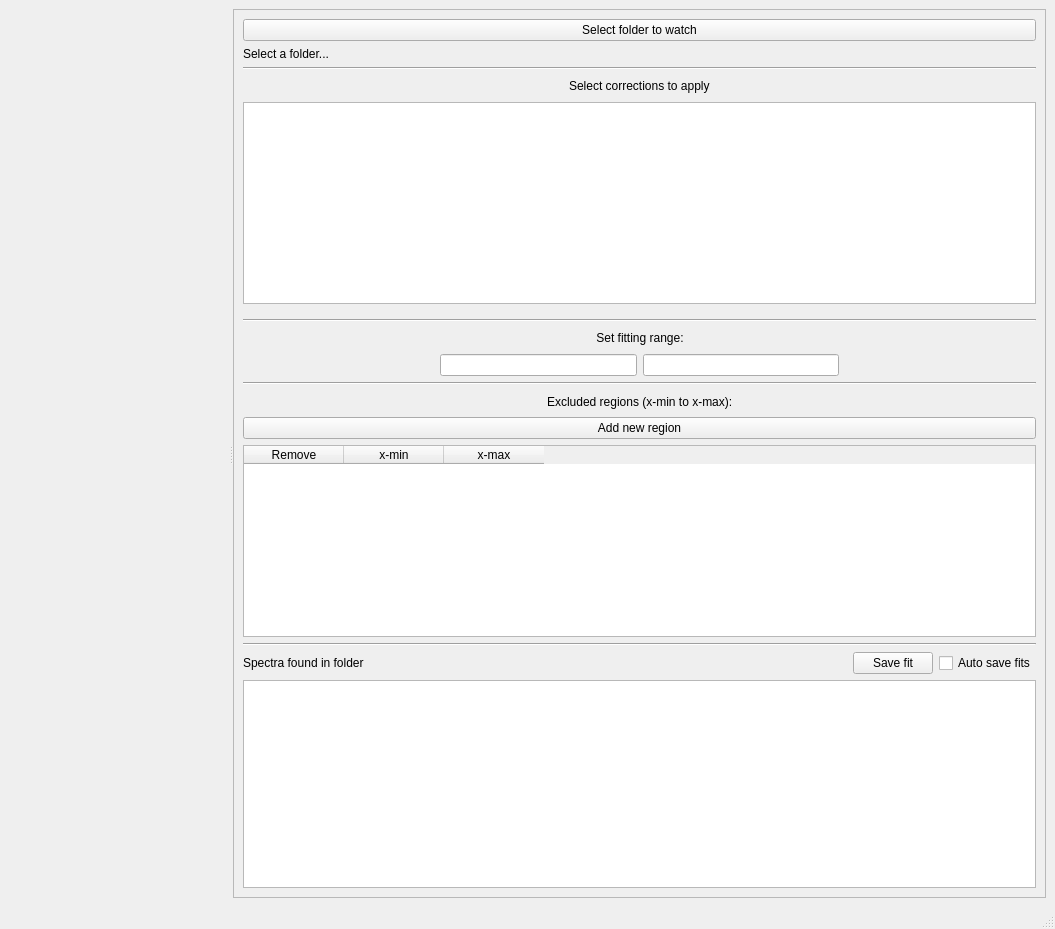
<?xml version="1.0" encoding="UTF-8"?>
<ui version="4.0">
 <class>MainWindow</class>
 <widget class="QMainWindow" name="MainWindow">
  <property name="geometry">
   <rect>
    <x>0</x>
    <y>0</y>
    <width>1055</width>
    <height>929</height>
   </rect>
  </property>
  <property name="windowTitle">
   <string>MainWindow</string>
  </property>
  <widget class="QWidget" name="centralwidget">
   <layout class="QVBoxLayout" name="verticalLayout">
    <item>
     <widget class="QSplitter" name="splitter">
      <property name="orientation">
       <enum>Qt::Orientation::Horizontal</enum>
      </property>
      <widget class="PlotWidget" name="plot_widget" native="true"/>
      <widget class="QFrame" name="frame">
       <property name="sizePolicy">
        <sizepolicy hsizetype="Minimum" vsizetype="Preferred">
         <horstretch>0</horstretch>
         <verstretch>0</verstretch>
        </sizepolicy>
       </property>
       <property name="frameShape">
        <enum>QFrame::Shape::StyledPanel</enum>
       </property>
       <property name="frameShadow">
        <enum>QFrame::Shadow::Raised</enum>
       </property>
       <layout class="QVBoxLayout" name="verticalLayout_10">
        <item>
         <layout class="QVBoxLayout" name="verticalLayout_9">
          <item>
           <widget class="QFrame" name="frame_2">
            <property name="sizePolicy">
             <sizepolicy hsizetype="Preferred" vsizetype="Fixed">
              <horstretch>0</horstretch>
              <verstretch>0</verstretch>
             </sizepolicy>
            </property>
            <property name="frameShape">
             <enum>QFrame::Shape::NoFrame</enum>
            </property>
            <property name="frameShadow">
             <enum>QFrame::Shadow::Plain</enum>
            </property>
            <property name="lineWidth">
             <number>0</number>
            </property>
            <layout class="QVBoxLayout" name="verticalLayout_3">
             <property name="leftMargin">
              <number>0</number>
             </property>
             <property name="topMargin">
              <number>0</number>
             </property>
             <property name="rightMargin">
              <number>0</number>
             </property>
             <property name="bottomMargin">
              <number>0</number>
             </property>
             <item>
              <layout class="QVBoxLayout" name="verticalLayout_2">
               <item>
                <widget class="QPushButton" name="folder_pushButton">
                 <property name="text">
                  <string>Select folder to watch</string>
                 </property>
                </widget>
               </item>
               <item>
                <widget class="QLabel" name="folderwatching_label">
                 <property name="sizePolicy">
                  <sizepolicy hsizetype="Minimum" vsizetype="Minimum">
                   <horstretch>0</horstretch>
                   <verstretch>0</verstretch>
                  </sizepolicy>
                 </property>
                 <property name="text">
                  <string>Select a folder...</string>
                 </property>
                </widget>
               </item>
              </layout>
             </item>
            </layout>
           </widget>
          </item>
          <item>
           <widget class="Line" name="line">
            <property name="orientation">
             <enum>Qt::Orientation::Horizontal</enum>
            </property>
           </widget>
          </item>
          <item>
           <widget class="QFrame" name="frame_3">
            <property name="frameShape">
             <enum>QFrame::Shape::NoFrame</enum>
            </property>
            <property name="frameShadow">
             <enum>QFrame::Shadow::Plain</enum>
            </property>
            <property name="lineWidth">
             <number>0</number>
            </property>
            <layout class="QVBoxLayout" name="verticalLayout_5">
             <property name="leftMargin">
              <number>0</number>
             </property>
             <property name="topMargin">
              <number>0</number>
             </property>
             <property name="rightMargin">
              <number>0</number>
             </property>
             <item>
              <layout class="QVBoxLayout" name="verticalLayout_4">
               <item>
                <layout class="QHBoxLayout" name="horizontalLayout">
                 <item>
                  <spacer name="horizontalSpacer">
                   <property name="orientation">
                    <enum>Qt::Orientation::Horizontal</enum>
                   </property>
                   <property name="sizeHint" stdset="0">
                    <size>
                     <width>40</width>
                     <height>20</height>
                    </size>
                   </property>
                  </spacer>
                 </item>
                 <item>
                  <widget class="QLabel" name="corrections_label">
                   <property name="sizePolicy">
                    <sizepolicy hsizetype="Fixed" vsizetype="Fixed">
                     <horstretch>0</horstretch>
                     <verstretch>0</verstretch>
                    </sizepolicy>
                   </property>
                   <property name="text">
                    <string>Select corrections to apply</string>
                   </property>
                  </widget>
                 </item>
                 <item>
                  <spacer name="horizontalSpacer_2">
                   <property name="orientation">
                    <enum>Qt::Orientation::Horizontal</enum>
                   </property>
                   <property name="sizeHint" stdset="0">
                    <size>
                     <width>40</width>
                     <height>20</height>
                    </size>
                   </property>
                  </spacer>
                 </item>
                </layout>
               </item>
               <item>
                <widget class="QListWidget" name="corrections_listWidget"/>
               </item>
              </layout>
             </item>
            </layout>
           </widget>
          </item>
          <item>
           <widget class="Line" name="line_2">
            <property name="orientation">
             <enum>Qt::Orientation::Horizontal</enum>
            </property>
           </widget>
          </item>
          <item>
           <widget class="QFrame" name="frame_4">
            <property name="frameShape">
             <enum>QFrame::Shape::NoFrame</enum>
            </property>
            <property name="frameShadow">
             <enum>QFrame::Shadow::Plain</enum>
            </property>
            <property name="lineWidth">
             <number>0</number>
            </property>
            <layout class="QHBoxLayout" name="horizontalLayout_5">
             <property name="leftMargin">
              <number>0</number>
             </property>
             <property name="topMargin">
              <number>0</number>
             </property>
             <property name="rightMargin">
              <number>0</number>
             </property>
             <property name="bottomMargin">
              <number>0</number>
             </property>
             <item>
              <layout class="QVBoxLayout" name="verticalLayout_6">
               <item>
                <layout class="QHBoxLayout" name="horizontalLayout_2">
                 <item>
                  <spacer name="horizontalSpacer_3">
                   <property name="orientation">
                    <enum>Qt::Orientation::Horizontal</enum>
                   </property>
                   <property name="sizeHint" stdset="0">
                    <size>
                     <width>40</width>
                     <height>20</height>
                    </size>
                   </property>
                  </spacer>
                 </item>
                 <item>
                  <widget class="QLabel" name="label">
                   <property name="sizePolicy">
                    <sizepolicy hsizetype="Fixed" vsizetype="Fixed">
                     <horstretch>0</horstretch>
                     <verstretch>0</verstretch>
                    </sizepolicy>
                   </property>
                   <property name="text">
                    <string>Set fitting range:</string>
                   </property>
                   <property name="alignment">
                    <set>Qt::AlignmentFlag::AlignCenter</set>
                   </property>
                  </widget>
                 </item>
                 <item>
                  <spacer name="horizontalSpacer_4">
                   <property name="orientation">
                    <enum>Qt::Orientation::Horizontal</enum>
                   </property>
                   <property name="sizeHint" stdset="0">
                    <size>
                     <width>40</width>
                     <height>20</height>
                    </size>
                   </property>
                  </spacer>
                 </item>
                </layout>
               </item>
               <item>
                <layout class="QHBoxLayout" name="horizontalLayout_3">
                 <item>
                  <spacer name="horizontalSpacer_5">
                   <property name="orientation">
                    <enum>Qt::Orientation::Horizontal</enum>
                   </property>
                   <property name="sizeHint" stdset="0">
                    <size>
                     <width>40</width>
                     <height>20</height>
                    </size>
                   </property>
                  </spacer>
                 </item>
                 <item>
                  <widget class="QLineEdit" name="globalXMin_lineEdit"/>
                 </item>
                 <item>
                  <widget class="QLineEdit" name="globalXMax_lineEdit"/>
                 </item>
                 <item>
                  <spacer name="horizontalSpacer_6">
                   <property name="orientation">
                    <enum>Qt::Orientation::Horizontal</enum>
                   </property>
                   <property name="sizeHint" stdset="0">
                    <size>
                     <width>40</width>
                     <height>20</height>
                    </size>
                   </property>
                  </spacer>
                 </item>
                </layout>
               </item>
               <item>
                <widget class="Line" name="line_3">
                 <property name="orientation">
                  <enum>Qt::Orientation::Horizontal</enum>
                 </property>
                </widget>
               </item>
               <item>
                <layout class="QHBoxLayout" name="horizontalLayout_4">
                 <item>
                  <spacer name="horizontalSpacer_7">
                   <property name="orientation">
                    <enum>Qt::Orientation::Horizontal</enum>
                   </property>
                   <property name="sizeHint" stdset="0">
                    <size>
                     <width>40</width>
                     <height>20</height>
                    </size>
                   </property>
                  </spacer>
                 </item>
                 <item>
                  <widget class="QLabel" name="label_2">
                   <property name="sizePolicy">
                    <sizepolicy hsizetype="Fixed" vsizetype="Fixed">
                     <horstretch>0</horstretch>
                     <verstretch>0</verstretch>
                    </sizepolicy>
                   </property>
                   <property name="text">
                    <string>Excluded regions (x‑min to x‑max):</string>
                   </property>
                  </widget>
                 </item>
                 <item>
                  <spacer name="horizontalSpacer_8">
                   <property name="orientation">
                    <enum>Qt::Orientation::Horizontal</enum>
                   </property>
                   <property name="sizeHint" stdset="0">
                    <size>
                     <width>40</width>
                     <height>20</height>
                    </size>
                   </property>
                  </spacer>
                 </item>
                </layout>
               </item>
               <item>
                <widget class="QPushButton" name="addRegion_pushButton">
                 <property name="text">
                  <string>Add new region</string>
                 </property>
                </widget>
               </item>
               <item>
                <widget class="QTableWidget" name="excludedRegions_tableWidget">
                 <property name="columnCount">
                  <number>3</number>
                 </property>
                 <attribute name="horizontalHeaderShowSortIndicator" stdset="0">
                  <bool>false</bool>
                 </attribute>
                 <column>
                  <property name="text">
                   <string>Remove</string>
                  </property>
                 </column>
                 <column>
                  <property name="text">
                   <string>x-min</string>
                  </property>
                 </column>
                 <column>
                  <property name="text">
                   <string>x-max</string>
                  </property>
                 </column>
                </widget>
               </item>
              </layout>
             </item>
            </layout>
           </widget>
          </item>
          <item>
           <widget class="Line" name="line_4">
            <property name="orientation">
             <enum>Qt::Orientation::Horizontal</enum>
            </property>
           </widget>
          </item>
          <item>
           <widget class="QFrame" name="frame_5">
            <property name="frameShape">
             <enum>QFrame::Shape::NoFrame</enum>
            </property>
            <property name="frameShadow">
             <enum>QFrame::Shadow::Plain</enum>
            </property>
            <property name="lineWidth">
             <number>0</number>
            </property>
            <layout class="QVBoxLayout" name="verticalLayout_8">
             <property name="leftMargin">
              <number>0</number>
             </property>
             <property name="topMargin">
              <number>0</number>
             </property>
             <property name="rightMargin">
              <number>0</number>
             </property>
             <property name="bottomMargin">
              <number>0</number>
             </property>
             <item>
              <layout class="QVBoxLayout" name="verticalLayout_7">
               <item>
                <layout class="QHBoxLayout" name="horizontalLayout_6">
                 <item>
                  <widget class="QLabel" name="label_3">
                   <property name="sizePolicy">
                    <sizepolicy hsizetype="Fixed" vsizetype="Fixed">
                     <horstretch>0</horstretch>
                     <verstretch>0</verstretch>
                    </sizepolicy>
                   </property>
                   <property name="text">
                    <string>Spectra found in folder</string>
                   </property>
                   <property name="textFormat">
                    <enum>Qt::TextFormat::AutoText</enum>
                   </property>
                  </widget>
                 </item>
                 <item>
                  <spacer name="horizontalSpacer_9">
                   <property name="orientation">
                    <enum>Qt::Orientation::Horizontal</enum>
                   </property>
                   <property name="sizeHint" stdset="0">
                    <size>
                     <width>40</width>
                     <height>20</height>
                    </size>
                   </property>
                  </spacer>
                 </item>
                 <item>
                  <widget class="QPushButton" name="saveFit_pushButton">
                   <property name="text">
                    <string>Save fit</string>
                   </property>
                  </widget>
                 </item>
                 <item>
                  <widget class="QCheckBox" name="autoSaveFits_checkBox">
                   <property name="text">
                    <string>Auto save fits</string>
                   </property>
                  </widget>
                 </item>
                </layout>
               </item>
               <item>
                <widget class="QTableWidget" name="tableWidget"/>
               </item>
              </layout>
             </item>
            </layout>
           </widget>
          </item>
         </layout>
        </item>
       </layout>
      </widget>
     </widget>
    </item>
   </layout>
  </widget>
  <widget class="QStatusBar" name="statusbar"/>
 </widget>
 <customwidgets>
  <customwidget>
   <class>PlotWidget</class>
   <extends>QWidget</extends>
   <header location="global">pyqtgraph.h</header>
   <container>1</container>
  </customwidget>
 </customwidgets>
 <resources/>
 <connections/>
</ui>
